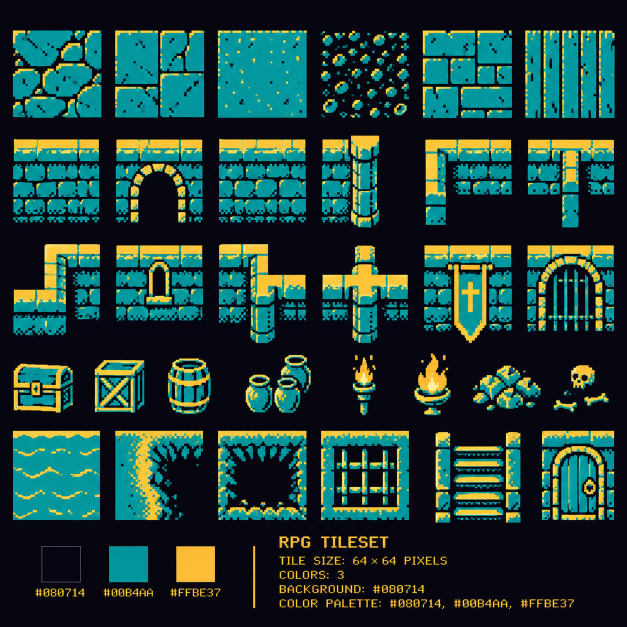
#> input picture resources/tilesets/dungeon/source_sheet.png, 1254 x 1254 px (shown at 1/2 size); its folder holds only this picture in this run
$ python split.py source_sheet.png source_sheet.png
#> lines starting #> are read from the running program, lines starting #| are printed output that depends on the picture
"""Split the 'RPG TILESET' sheet into 64x64 dungeon tiles.

Each tile on the sheet is ~176 px square (a 64-px design upscaled
~2.75x). We crop the square, box-downscale to 64x64 and snap every
pixel to the sheet's 3-colour palette. Wall pieces and props get a
transparent background (the dark #080714) so they can sit on a floor
via background_sprite; floors / water / pits stay opaque.
"""
import sys, os
import numpy as np
from PIL import Image

SRC, OUT = sys.argv[1], sys.argv[2]
DARK, TEAL, GOLD = (8, 7, 20), (0, 180, 170), (255, 190, 55)
PAL = np.array([DARK, TEAL, GOLD])
S = 176  # source tile size
XS = [25, 230, 435, 641, 845, 1050]

GRID = {  # y0: [(name, transparent_dark)]
    60: [("floor_cobble", 0), ("floor_flagstone", 0), ("floor_smooth", 0),
         ("floor_pebbles", 0), ("floor_brick", 0), ("floor_planks", 0)],
    278: [("wall", 1), ("wall_archway", 1), ("wall_alt", 1),
          ("wall_pillar", 1), ("wall_corner", 1), ("wall_t", 1)],
    490: [("wall_step", 1), ("wall_window", 1), ("wall_corner_inner", 1),
          ("wall_cross", 1), ("wall_banner", 1), ("wall_portcullis", 1)],
    861: [("water", 0), ("pit_edge", 0), ("pit", 0),
          ("floor_grate", 0), ("stairs", 0), ("door", 0)],
}
# Props row: (name, x0, x1). Band y 700..835.
PROPS = [("chest", 27, 145), ("crate", 189, 288), ("barrel", 335, 421),
         ("pots", 491, 621), ("torch", 705, 751), ("brazier", 829, 900),
         ("rubble", 946, 1080), ("bones", 1107, 1216)]
PROP_Y = (700, 836)


def snap(img, transparent):
    a = np.asarray(img.convert("RGB")).astype(int)
    d = ((a[:, :, None, :] - PAL[None, None]) ** 2).sum(-1)
    idx = d.argmin(-1)
    rgb = PAL[idx].astype(np.uint8)
    alpha = np.where((idx == 0) & transparent, 0, 255).astype(np.uint8)
    return Image.fromarray(np.dstack([rgb, alpha]), "RGBA")


def main():
    src = Image.open(SRC).convert("RGB")
#> src is the input picture: PIL image 1254x1254 RGB; mean R, G, B 29.5, 62.1, 56.2
    os.makedirs(OUT, exist_ok=True)
    names = []
    for y0, row in GRID.items():
        for x0, (name, tr) in zip(XS, row):
            crop = src.crop((x0, y0, x0 + S + 1, y0 + S + 1))
            tile = snap(crop.resize((64, 64), Image.BOX), bool(tr))
            tile.save(os.path.join(OUT, f"{name}.png")); names.append(name)
#> this loop made 4 passes
#> pass 1, in main, `tile.save(os.path.join(OUT, f"{name}.png")); names.append(name)`:
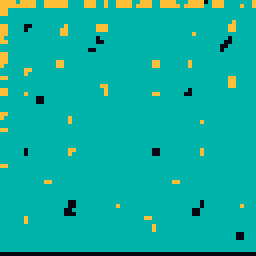
#> saved as floor_smooth.png: PIL image 64x64 RGBA (shown 4 times larger); mean R, G, B, A 11.1, 175.7, 161, 255
#> pass 1, in main, `tile.save(os.path.join(OUT, f"{name}.png")); names.append(name)`:
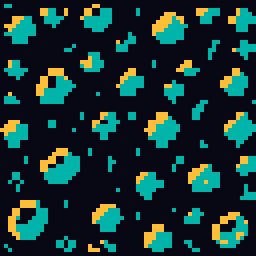
#> saved as floor_pebbles.png: PIL image 64x64 RGBA (shown 4 times larger); mean R, G, B, A 23, 52.3, 51, 255
#> after the loop:
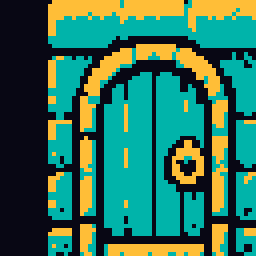
#> tile: PIL image 64x64 RGBA (shown 4 times larger); mean R, G, B, A 51.6, 112, 87.6, 255
#> after the loop, names = 24 items, first 6: 'floor_cobble', 'floor_flagstone', 'floor_smooth', 'floor_pebbles', 'floor_brick', 'floor_planks'
    k = 64 / (S + 1)
    for name, x0, x1 in PROPS:
        crop = src.crop((x0 - 4, PROP_Y[0], x1 + 5, PROP_Y[1]))
        w, h = round(crop.width * k), round(crop.height * k)
        small = snap(crop.resize((w, h), Image.BOX), True)
        tile = Image.new("RGBA", (64, 64), (0, 0, 0, 0))
        tile.alpha_composite(small, ((64 - w) // 2, 64 - h - 6))
        tile.save(os.path.join(OUT, f"{name}.png")); names.append(name)
#> this loop made 8 passes
#> pass 1, in main, `crop = src.crop((x0 - 4, PROP_Y[0], x1 + 5, PROP_Y[1]))`:
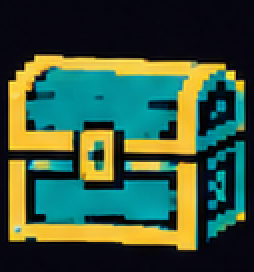
#> crop: PIL image 127x136 RGB (shown 2 times larger); mean R, G, B 57.4, 84.6, 61.1
#> pass 1, in snap (call 25), `idx = d.argmin(-1)`:
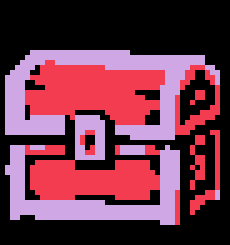
#> idx: shape (49, 46) int64 (shown 5 times larger); 3 distinct labels, from 0 to 2; one colour per label, 0 black
#> after the loop:
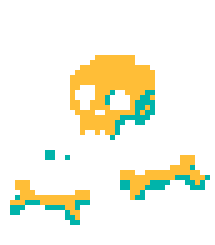
#> small: PIL image 43x49 RGBA (shown 5 times larger); mean R, G, B, A 37, 35.5, 30.1, 40.3; transparent parts drawn white
#> after the loop:
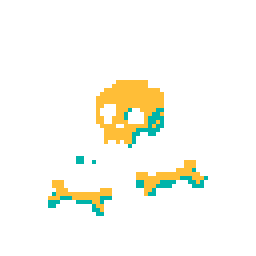
#> tile: PIL image 64x64 RGBA (shown 4 times larger); mean R, G, B, A 15.6, 15.2, 6.8, 20.7; transparent parts drawn white
#> after the loop, names = 32 items, first 6: 'floor_cobble', 'floor_flagstone', 'floor_smooth', 'floor_pebbles', 'floor_brick', 'floor_planks'
    print(len(names), "tiles")
#| 32 tiles


main()
